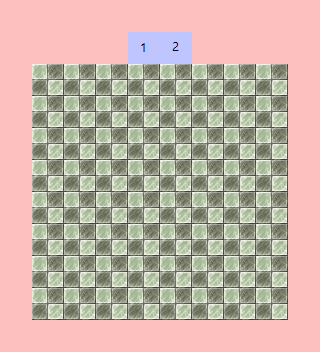

Rendered tile map (Tiled .tmx) drawn with the repository's tilesets; below, a short description and the map source with its tile grids summarised:
An orthogonal 10x11 tile map with 32x32 px tiles, 3 tile layers (Background, Items, MetaInfo), 2 tilesets and 3 objects (SpawnPoint, 1, 2).

<map version="1.0" tiledversion="1.1.1" orientation="orthogonal" renderorder="right-down" width="10" height="11" tilewidth="32" tileheight="32" infinite="0" nextobjectid="5">
 <tileset firstgid="1" name="Meta" tilewidth="32" tileheight="32" spacing="1" margin="1" tilecount="60" columns="12">
  <image source="metaset.png" width="397" height="166" />
  <tile id="0">
   <properties>
    <property name="Wall" value="YES" />
   </properties>
  </tile>
  <tile id="1">
   <properties>
    <property name="Items" value="YES" />
   </properties>
  </tile>
  <tile id="2">
   <properties>
    <property name="Code" value="008_01" />
    <property name="Destination" value="floor" />
    <property name="Entrance" value="YES" />
   </properties>
  </tile>
  <tile id="3">
   <properties>
    <property name="Code" value="008_02" />
    <property name="Destination" value="floor" />
    <property name="Entrance" value="YES" />
   </properties>
  </tile>
  <tile id="4">
   <properties>
    <property name="Destination" value="floor" />
    <property name="Entrance" value="YES" />
   </properties>
  </tile>
  <tile id="5">
   <properties>
    <property name="Destination" value="floor" />
    <property name="Entrance" value="YES" />
   </properties>
  </tile>
 </tileset>
 <tileset firstgid="61" name="RPGmaker tile" tilewidth="32" tileheight="32" tilecount="2016" columns="32">
  <image source="RPGmaker tile.png" width="1024" height="2016" />
 </tileset>
 <layer name="Background" width="10" height="11">
  <properties>
   <property name="Address" value="TileMaps/KonyangUniv.Daejeon/JukhunDigitalFacilitie/floor_03/" />
  </properties>
  <data>[110 cells, 100 non-empty, 2 distinct tile ids]</data>
 </layer>
 <objectgroup name="Objects">
  <properties>
   <property name="Name" value="죽헌정보관 7층 8호" />
   <property name="Place" value="008" />
  </properties>
  <object id="1" name="SpawnPoint" x="160" y="256" width="32" height="32" />
  <object id="3" name="1" x="128" y="32" width="32" height="32" />
  <object id="4" name="2" x="160" y="32" width="32" height="32" />
 </objectgroup>
 <layer name="Items" width="10" height="11">
  <data>[110 cells, 0 non-empty, 0 distinct tile ids]</data>
 </layer>
 <layer name="MetaInfo" width="10" height="11">
  <data>[110 cells, 53 non-empty, 4 distinct tile ids]</data>
 </layer>
</map>
